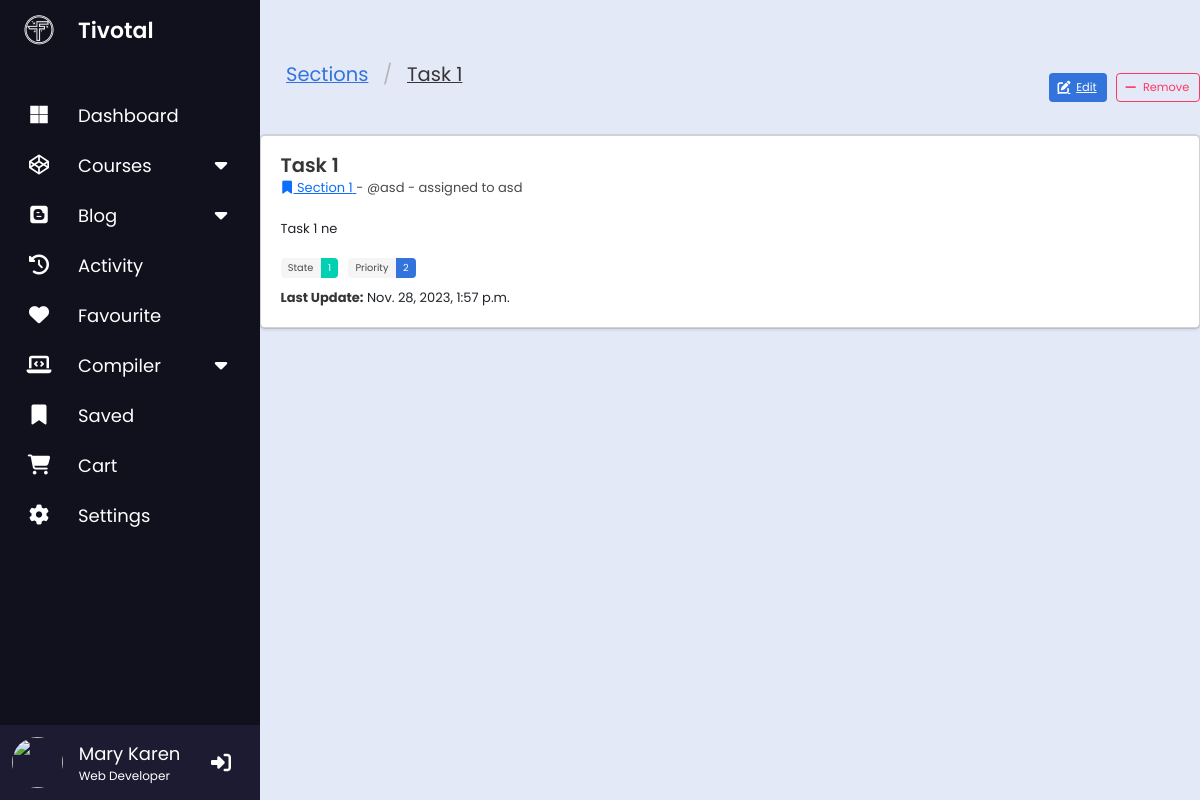
Before: /api/1/tasks/1/?next=/api/1/sections/1/ (signed in) with the older database file.
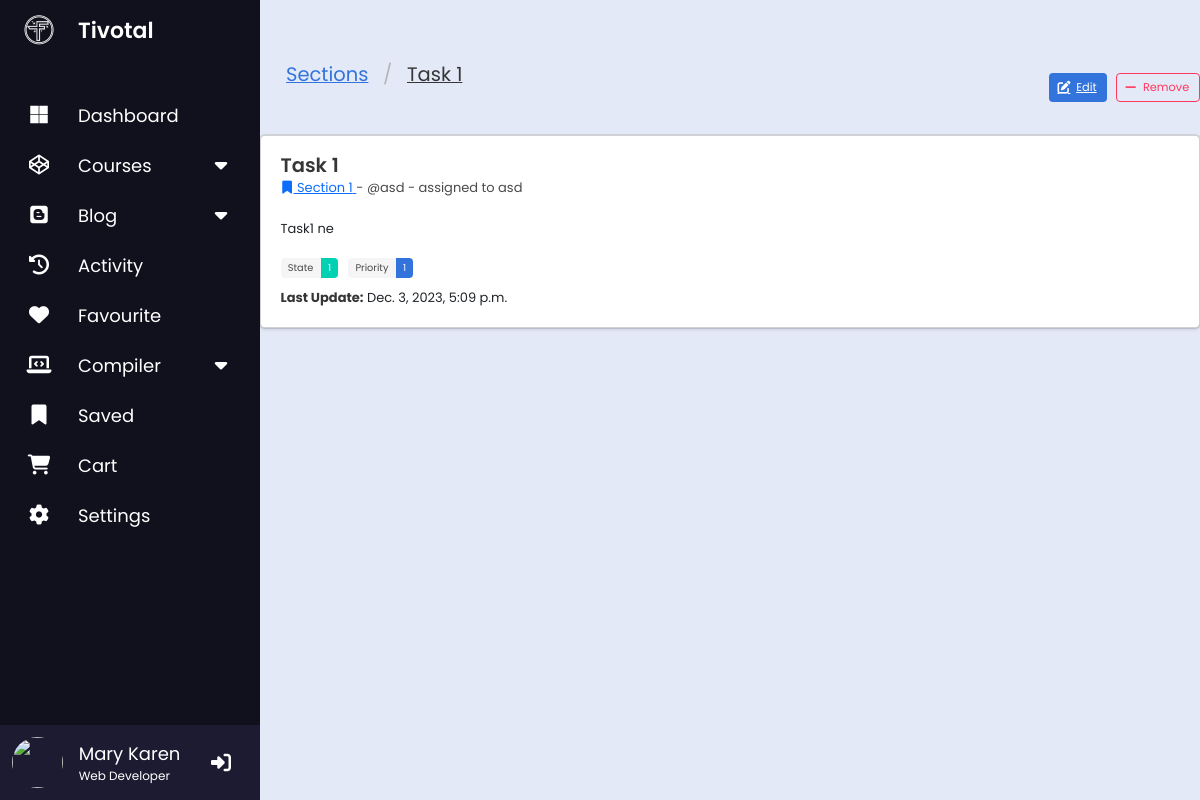
After: the same page with the newer database file.
### api/task/models.py (models this page shows, shortened)
class Task(BaseModel):
    class Meta:
        get_latest_by = 'created_at'
        ordering = ['priority', '-title']
        indexes = [
            models.Index(fields=['title', 'priority']),
            models.Index(fields=['title']),
        ]
        verbose_name = 'task'
        verbose_name_plural = 'tasks'
    section = models.ForeignKey(Section, blank=True, on_delete=models.CASCADE)
    project = models.ForeignKey('project.Project', blank=True, on_delete=models.CASCADE) # de list task trong project
    weight = models.PositiveIntegerField(choices = WeightChoices.choices, default = WeightChoices.LOW)
    priority = models.PositiveIntegerField(choices = PriorityChoices.choices, default = PriorityChoices.LOW)
    points = models.PositiveIntegerField(default=0)
    state = models.IntegerField(choices = TaskState.choices, default = TaskState.UNSTARTED)
    assignor = models.ForeignKey(settings.AUTH_USER_MODEL, null=True, blank=True, on_delete=models.SET_NULL, related_name='requested_tasks')
    assignee = models.ForeignKey(settings.AUTH_USER_MODEL, null=True, blank=True, on_delete=models.SET_NULL, related_name='assigned_tasks')
    tags = TagField(blank=True)
    history = HistoricalRecords()

class Section(ModelWithProgress, ModelWithBudget):
    class Meta:
        get_latest_by = 'created_at'
        ordering = ['priority', '-title']
        indexes = [
            models.Index(fields=['title', 'priority']),
            models.Index(fields=['title']),
        ]
        verbose_name = 'section'
        verbose_name_plural = 'sections'
    weight = models.PositiveIntegerField(choices = WeightChoices.choices, default = WeightChoices.LOW)
    priority = models.PositiveIntegerField(choices = PriorityChoices.choices, default = PriorityChoices.LOW)
    state = models.IntegerField(choices = SectionState.choices, default = SectionState.UNSTARTED)
    section_leader = models.ForeignKey(ProjectMember, on_delete=models.CASCADE)
    members = models.ManyToManyField(settings.AUTH_USER_MODEL, related_name='section_members', blank=True, through='SectionMember')
    project = models.ForeignKey('project.Project', on_delete=models.CASCADE)
    tags = TagField(blank=True)
    history = HistoricalRecords()
    def get_absolute_url(self):
        return reverse('tasks:section-detail', args=[self.project.slug, str(self.id)])

### api/user/models.py (models this page shows, shortened)
class User(AbstractUser):
    first_name = models.CharField(blank=True, max_length=255)
    last_name = models.CharField(blank=True, max_length=255)
    invitation_notification = models.ForeignKey(Notification, null=True, blank=True, on_delete=models.SET_NULL)

### api/task/views.py (the view, shortened to what this page needs)
# urls.py: path('tasks/<int:pk>/', TaskDetailView.as_view(), name='task-detail'),
@method_decorator(login_required, name='dispatch')
class TaskDetailView(DetailView):
    model = Task
    def get_context_data(self, **kwargs):
        context = super().get_context_data(**kwargs)
        context['current_workspace'] = self.kwargs['workspace']
        return context

### api/context_processors.py (called while the page is built)
def site(request):
    return dict(
        current_site=SimpleLazyObject(lambda: get_current_site(request)),
    )

def navigation(request):
    params = dict(
        encoded_url=quote_plus(request.get_full_path()),
        next_url=unquote_plus(request.GET.get('next', ''))
    )
    try:
        params['page'] = int(request.GET.get('page', 0))
    except ValueError:
        pass
    get_vars = request.GET.copy()
    try:
        get_vars.pop('page')
    except KeyError:
        pass
    params['get_vars'] = "&" + get_vars.urlencode()
    return params

def search(request):
    return dict(search_form=SearchForm(request.GET))

### api/task/templates/task/task_detail.html (shortened to what this page needs)
{% extends 'base.html' %}
{% block content %}
	<nav class="level">
		<div class="level-left">
			<nav class="breadcrumb is-large" aria-label="breadcrumbs">
				<ul>
          <li><a href="{% url 'tasks:section-list' current_workspace%}">Sections</a></li>
          <li class="is-active">
            <a href="#" aria-current="page">
              {{ object.title }}
            </a>
          </li>
				</ul>
			</nav>
		</div>
		<div class="level-right">
			<div class="level-item">
        <a href="{% url 'tasks:task-edit' current_workspace task.id %}?next={{ encoded_url }}" class="button is-link">
          <span class="icon is-small">
            <i class="fas fa-edit"></i>
          </span>
          <small>Edit</small>
				</a>
			</div>
			<div class="level-item">
				<div class="field has-addons">
					<p class="control">
            <form method="POST">
              <button class="button is-danger is-outlined" type="submit" name="remove" value="yes"
                      onclick="postForm(this.form, this); return false;">
                <span class="icon is-small">
                  <i class="fas fa-minus"></i>
                </span>
                <small>Remove</small>
              </button>
            </form>
					</p>
				</div>
			</div>
		</div>
	</nav>
	<div class="card">
		<div class="card-content">
			<div class="media">
				<div class="media-content">
					<p class="title is-4">{{ task.title }}</p>
					<p class="subtitle is-6">
						<a href="{{ task.section.get_absolute_url }}">
							<span class="icon is-small">
								<i class="fas fa-bookmark" aria-hidden="true"></i>
							</span>
							<span>{{ task.section.title }}</span>
						</a> - @{{ task.assignor }} {% if task.assignee %}- assigned to {{ task.assignee }}{% endif %}
					</p>
				</div>
			</div>
			<div class="content">
				{{ task.description|default:''|linebreaksbr }}<br/><br/>
				<div class="field is-grouped is-grouped-multiline">
					<div class="control">
						<div class="tags has-addons">
							<span class="tag">State</span>
							<span class="tag is-primary">{{ task.state }}</span>
						</div>
					</div>
					<div class="control">
						<div class="tags has-addons">
							<span class="tag">Priority</span>
							<span class="tag is-link">{{ task.priority }}</span>
						</div>
					</div>
				</div>
				<strong>Last Update:</strong> <time datetime="{{ task.updated_at }}">{{ task.updated_at }}</time>
			</div>
		</div>
	</div>
{% endblock %}

Changed rows visible on the page:
changed Task "Task 1": description "Task 1 ne" → "Task1 ne"; priority "2" → "1"; updated_at "Nov. 28, 2023, 1:57 p.m." → "Dec. 3, 2023, 5:09 p.m."
